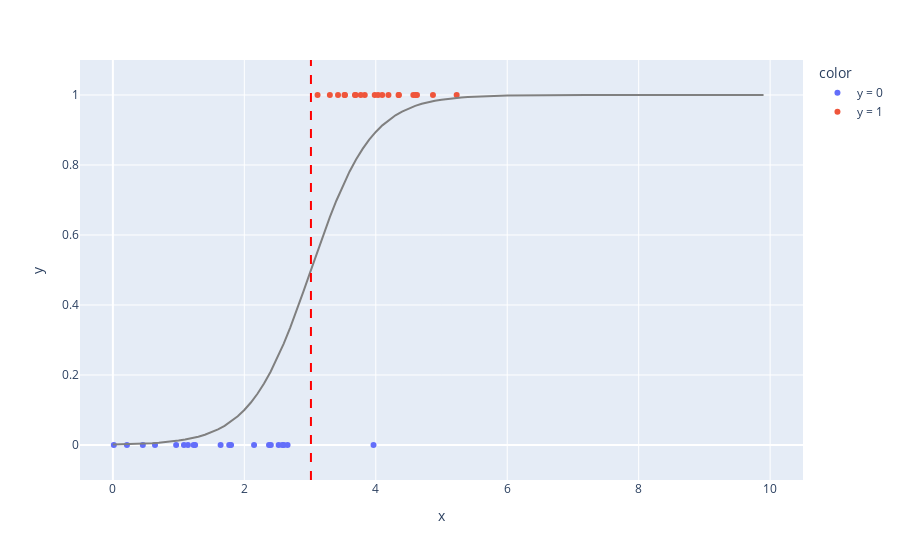

The cell this chart's notebook holds for it:
### Markdown cell above
The linear regression model's predictions change dramatically and it moves it's
boundary towards these new extreme values, which is obviously not desirable.

A better solution, accounting for all of the above issues, is to re-formulate
the linear regression function. Instead of directly outputting numeric predictions of
y, instead we'll re-formulate the model function so that it outputs
probabilities that $y
 = 1$. To do this, we take the output of the same linear regression formula
 we had before, but this time we'll rename the output $\theta$ to avoid
 confusing it with a prediction for $y$:

$\theta =  \beta_{0} + \beta_{1}x_{1} + \beta_{2}x_{2} + ... + \beta_{n}x_{n} +
\epsilon$

We take the $\theta$ value and calculate our probability that $y = 1$
output using a
"link function" that scales $\theta_{i}$ to between zero and one:

$p(y = 1 | \boldsymbol x) = \frac{1}{1 + e^{-\theta}} $

The result is predictions that look like this:

### Code cell
log_reg_plot = fit_lm_and_return_plot(eg_df,
                                      logistic=True,
                                      show_decision_line=True)
log_reg_plot.show()

### Figure 1 — Plotly figure (JSON) as saved in the notebook; plotly's stock layout.template omitted (floating-point values rounded to 4 significant figures)
{"data": [{"hovertemplate": "color=y = 0<br>x=%{x}<br>y=%{y}<extra></extra>", "legendgroup": "y = 0", "marker": {"color": "#636efa", "symbol": "circle"}, "mode": "markers", "name": "y = 0", "orientation": "v", "showlegend": true, "type": "scatter", "x": [1.639, 1.798, 0.456, 0.9629, 0.01474, 1.251, 2.148, 2.6, 2.404, 2.376, 1.77, 1.142, 1.229, 2.658, 1.081, 3.966, 2.522, 2.579, 0.2141, 0.6411], "xaxis": "x", "y": [0.0, 0.0, 0.0, 0.0, 0.0, 0.0, 0.0, 0.0, 0.0, 0.0, 0.0, 0.0, 0.0, 0.0, 0.0, 0.0, 0.0, 0.0, 0.0, 0.0], "yaxis": "y"}, {"hovertemplate": "color=y = 1<br>x=%{x}<br>y=%{y}<extra></extra>", "legendgroup": "y = 1", "marker": {"color": "#EF553B", "symbol": "circle"}, "mode": "markers", "name": "y = 1", "orientation": "v", "showlegend": true, "type": "scatter", "x": [3.683, 3.694, 3.984, 3.524, 3.832, 4.035, 4.347, 3.532, 3.114, 4.627, 3.426, 4.571, 4.87, 3.772, 4.193, 4.604, 4.098, 3.301, 4.352, 5.231], "xaxis": "x", "y": [1.0, 1.0, 1.0, 1.0, 1.0, 1.0, 1.0, 1.0, 1.0, 1.0, 1.0, 1.0, 1.0, 1.0, 1.0, 1.0, 1.0, 1.0, 1.0, 1.0], "yaxis": "y"}, {"line": {"color": "gray"}, "mode": "lines", "showlegend": false, "type": "scatter", "x": [0.0, 0.1, 0.2, 0.3, 0.4, 0.5, 0.6, 0.7, 0.8, 0.9, 1.0, 1.1, 1.2, 1.3, 1.4, 1.5, 1.6, 1.7, 1.8, 1.9, 2.0, 2.1, 2.2, 2.3, 2.4, 2.5, 2.6, 2.7, 2.8, 2.9, 3.0, 3.1, 3.2, 3.3, 3.4, 3.5, 3.6, 3.7, 3.8, 3.9, 4.0, 4.1, 4.2, 4.3, 4.4, 4.5, 4.6, 4.7, 4.8, 4.9, 5.0, 5.1, 5.2, 5.3, 5.4, 5.5, 5.6, 5.7, 5.8, 5.9, 6.0, 6.1, 6.2, 6.3, 6.4, 6.5, 6.6, 6.7, 6.8, 6.9, 7.0, 7.1, 7.2, 7.3, 7.4, 7.5, 7.6, 7.7, 7.8, 7.9, 8.0, 8.1, 8.2, 8.3, 8.4, 8.5, 8.6, 8.7, 8.8, 8.9, 9.0, 9.1, 9.2, 9.3, 9.4, 9.5, 9.6, 9.7, 9.8, 9.9], "y": [0.001457, 0.001809, 0.002245, 0.002787, 0.003459, 0.004293, 0.005326, 0.006606, 0.008191, 0.01015, 0.01258, 0.01557, 0.01927, 0.02382, 0.02942, 0.03627, 0.04466, 0.05487, 0.06726, 0.08219, 0.1001, 0.1214, 0.1464, 0.1756, 0.2092, 0.2473, 0.2898, 0.3364, 0.3863, 0.4388, 0.4927, 0.5467, 0.5996, 0.6504, 0.6979, 0.7415, 0.7809, 0.8157, 0.8461, 0.8722, 0.8945, 0.9133, 0.929, 0.942, 0.9528, 0.9616, 0.9689, 0.9748, 0.9796, 0.9835, 0.9867, 0.9892, 0.9913, 0.993, 0.9944, 0.9954, 0.9963, 0.997, 0.9976, 0.9981, 0.9985, 0.9988, 0.999, 0.9992, 0.9994, 0.9995, 0.9996, 0.9997, 0.9997, 0.9998, 0.9998, 0.9999, 0.9999, 0.9999, 0.9999, 0.9999, 1.0, 1.0, 1.0, 1.0, 1.0, 1.0, 1.0, 1.0, 1.0, 1.0, 1.0, 1.0, 1.0, 1.0, 1.0, 1.0, 1.0, 1.0, 1.0, 1.0, 1.0, 1.0, 1.0, 1.0]}, {"line": {"color": "red", "dash": "dash"}, "mode": "lines", "showlegend": false, "type": "scatter", "x": [3.014, 3.014], "y": [-0.1, 1.1]}], "layout": {"legend": {"title": {"text": "color"}, "tracegroupgap": 0}, "margin": {"t": 60}, "xaxis": {"anchor": "y", "domain": [0.0, 1.0], "range": [-0.5, 10.5], "title": {"text": "x"}}, "yaxis": {"anchor": "x", "domain": [0.0, 1.0], "range": [-0.1, 1.1], "title": {"text": "y"}}}}
